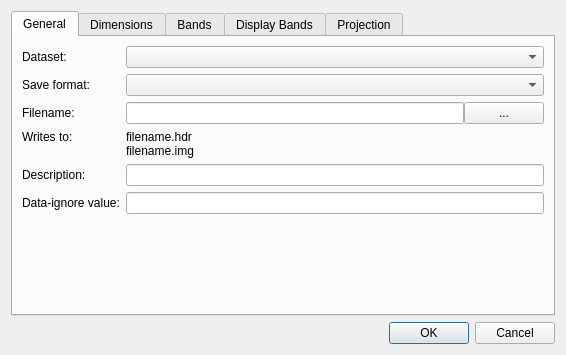
<?xml version="1.0" encoding="UTF-8"?>
<ui version="4.0">
 <class>AdvancedSaveDatasetDialog</class>
 <widget class="QDialog" name="AdvancedSaveDatasetDialog">
  <property name="geometry">
   <rect>
    <x>0</x>
    <y>0</y>
    <width>566</width>
    <height>355</height>
   </rect>
  </property>
  <property name="windowTitle">
   <string>Save Dataset - Advanced</string>
  </property>
  <layout class="QGridLayout" name="gridLayout">
   <item row="0" column="0">
    <widget class="QTabWidget" name="tabWidget">
     <property name="currentIndex">
      <number>0</number>
     </property>
     <widget class="QWidget" name="tab_general">
      <attribute name="title">
       <string>General</string>
      </attribute>
      <layout class="QGridLayout" name="gridLayout_4">
       <item row="5" column="0">
        <widget class="QLabel" name="lbl_description">
         <property name="text">
          <string>Description:</string>
         </property>
         <property name="buddy">
          <cstring>ledit_description</cstring>
         </property>
        </widget>
       </item>
       <item row="0" column="1">
        <widget class="QComboBox" name="cbox_dataset"/>
       </item>
       <item row="6" column="1">
        <widget class="QLineEdit" name="ledit_data_ignore_value"/>
       </item>
       <item row="6" column="0">
        <widget class="QLabel" name="lbl_data_ignore">
         <property name="text">
          <string>Data-ignore value:</string>
         </property>
         <property name="buddy">
          <cstring>ledit_data_ignore_value</cstring>
         </property>
        </widget>
       </item>
       <item row="1" column="0">
        <widget class="QLabel" name="lbl_save_format">
         <property name="text">
          <string>Save format:</string>
         </property>
         <property name="buddy">
          <cstring>cbox_save_format</cstring>
         </property>
        </widget>
       </item>
       <item row="3" column="0">
        <widget class="QLabel" name="lbl_filenames">
         <property name="text">
          <string>Filename:</string>
         </property>
         <property name="alignment">
          <set>Qt::AlignLeading|Qt::AlignLeft|Qt::AlignVCenter</set>
         </property>
         <property name="buddy">
          <cstring>ledit_filename</cstring>
         </property>
        </widget>
       </item>
       <item row="7" column="0">
        <spacer name="verticalSpacer">
         <property name="orientation">
          <enum>Qt::Vertical</enum>
         </property>
         <property name="sizeHint" stdset="0">
          <size>
           <width>20</width>
           <height>40</height>
          </size>
         </property>
        </spacer>
       </item>
       <item row="1" column="1">
        <widget class="QComboBox" name="cbox_save_format"/>
       </item>
       <item row="3" column="1">
        <widget class="QWidget" name="widget" native="true">
         <layout class="QGridLayout" name="gridLayout_7">
          <property name="leftMargin">
           <number>0</number>
          </property>
          <property name="topMargin">
           <number>0</number>
          </property>
          <property name="rightMargin">
           <number>0</number>
          </property>
          <property name="bottomMargin">
           <number>0</number>
          </property>
          <property name="spacing">
           <number>0</number>
          </property>
          <item row="0" column="0">
           <widget class="QLineEdit" name="ledit_filename"/>
          </item>
          <item row="0" column="1">
           <widget class="QPushButton" name="btn_filename">
            <property name="text">
             <string>...</string>
            </property>
           </widget>
          </item>
         </layout>
        </widget>
       </item>
       <item row="0" column="0">
        <widget class="QLabel" name="lbl_dataset">
         <property name="text">
          <string>Dataset:</string>
         </property>
         <property name="buddy">
          <cstring>cbox_dataset</cstring>
         </property>
        </widget>
       </item>
       <item row="5" column="1">
        <widget class="QLineEdit" name="ledit_description"/>
       </item>
       <item row="4" column="1">
        <widget class="QLabel" name="lbl_filenames_value">
         <property name="text">
          <string>filename.hdr
filename.img</string>
         </property>
         <property name="textFormat">
          <enum>Qt::PlainText</enum>
         </property>
        </widget>
       </item>
       <item row="4" column="0">
        <widget class="QLabel" name="lbl_writes_to">
         <property name="text">
          <string>Writes to:</string>
         </property>
         <property name="alignment">
          <set>Qt::AlignLeading|Qt::AlignLeft|Qt::AlignTop</set>
         </property>
        </widget>
       </item>
      </layout>
     </widget>
     <widget class="QWidget" name="tab_dimensions">
      <attribute name="title">
       <string>Dimensions</string>
      </attribute>
      <layout class="QGridLayout" name="gridLayout_3">
       <item row="2" column="0">
        <spacer name="verticalSpacer_2">
         <property name="orientation">
          <enum>Qt::Vertical</enum>
         </property>
         <property name="sizeHint" stdset="0">
          <size>
           <width>20</width>
           <height>40</height>
          </size>
         </property>
        </spacer>
       </item>
       <item row="0" column="0">
        <widget class="QLabel" name="lbl_src_dims">
         <property name="text">
          <string>Image dimensions:</string>
         </property>
        </widget>
       </item>
       <item row="0" column="1">
        <widget class="QLabel" name="lbl_src_dims_value">
         <property name="text">
          <string>1234 x 5678</string>
         </property>
        </widget>
       </item>
       <item row="1" column="0" colspan="2">
        <widget class="QGroupBox" name="groupBox">
         <property name="title">
          <string>Save a subset of image</string>
         </property>
         <property name="checkable">
          <bool>true</bool>
         </property>
         <property name="checked">
          <bool>false</bool>
         </property>
         <layout class="QGridLayout" name="gridLayout_5">
          <item row="2" column="1">
           <widget class="QSpinBox" name="sbox_width"/>
          </item>
          <item row="0" column="0">
           <widget class="QLabel" name="lbl_left">
            <property name="text">
             <string>Left (X):</string>
            </property>
            <property name="buddy">
             <cstring>sbox_left</cstring>
            </property>
           </widget>
          </item>
          <item row="0" column="1">
           <widget class="QSpinBox" name="sbox_left"/>
          </item>
          <item row="1" column="0">
           <widget class="QLabel" name="lbl_top">
            <property name="text">
             <string>Top (Y):</string>
            </property>
            <property name="buddy">
             <cstring>sbox_top</cstring>
            </property>
           </widget>
          </item>
          <item row="2" column="0">
           <widget class="QLabel" name="lbl_width">
            <property name="text">
             <string>Width:</string>
            </property>
            <property name="buddy">
             <cstring>sbox_width</cstring>
            </property>
           </widget>
          </item>
          <item row="1" column="1">
           <widget class="QSpinBox" name="sbox_top"/>
          </item>
          <item row="3" column="0">
           <widget class="QLabel" name="lbl_height">
            <property name="text">
             <string>Height:</string>
            </property>
            <property name="buddy">
             <cstring>sbox_height</cstring>
            </property>
           </widget>
          </item>
          <item row="3" column="1">
           <widget class="QSpinBox" name="sbox_height"/>
          </item>
         </layout>
        </widget>
       </item>
      </layout>
     </widget>
     <widget class="QWidget" name="tab_bands">
      <attribute name="title">
       <string>Bands</string>
      </attribute>
      <layout class="QGridLayout" name="gridLayout_2">
       <item row="1" column="0">
        <widget class="QLabel" name="lbl_wavelength_units">
         <property name="text">
          <string>Wavelength units:</string>
         </property>
         <property name="buddy">
          <cstring>cbox_wavelength_units</cstring>
         </property>
        </widget>
       </item>
       <item row="1" column="1">
        <widget class="QComboBox" name="cbox_wavelength_units"/>
       </item>
       <item row="0" column="0" colspan="2">
        <widget class="QTableWidget" name="tbl_bands">
         <property name="columnCount">
          <number>3</number>
         </property>
         <attribute name="horizontalHeaderDefaultSectionSize">
          <number>60</number>
         </attribute>
         <attribute name="horizontalHeaderStretchLastSection">
          <bool>true</bool>
         </attribute>
         <attribute name="verticalHeaderStretchLastSection">
          <bool>false</bool>
         </attribute>
         <column>
          <property name="text">
           <string>Include</string>
          </property>
         </column>
         <column>
          <property name="text">
           <string>Bad band</string>
          </property>
         </column>
         <column>
          <property name="text">
           <string>Band name / wavelength</string>
          </property>
         </column>
        </widget>
       </item>
      </layout>
     </widget>
     <widget class="QWidget" name="tab">
      <attribute name="title">
       <string>Display Bands</string>
      </attribute>
      <layout class="QGridLayout" name="gridLayout_8">
       <item row="1" column="1">
        <widget class="QRadioButton" name="radioButton_2">
         <property name="text">
          <string>Grayscale</string>
         </property>
        </widget>
       </item>
       <item row="1" column="0">
        <widget class="QRadioButton" name="radioButton">
         <property name="text">
          <string>RGB</string>
         </property>
        </widget>
       </item>
       <item row="2" column="0" colspan="2">
        <widget class="QStackedWidget" name="stackedWidget">
         <property name="currentIndex">
          <number>0</number>
         </property>
         <widget class="QWidget" name="page">
          <layout class="QGridLayout" name="gridLayout_9" columnstretch="0,1">
           <item row="1" column="1">
            <widget class="QComboBox" name="comboBox_2"/>
           </item>
           <item row="0" column="1">
            <widget class="QComboBox" name="comboBox"/>
           </item>
           <item row="0" column="0">
            <widget class="QLabel" name="label">
             <property name="text">
              <string>Red channel:</string>
             </property>
             <property name="buddy">
              <cstring>comboBox</cstring>
             </property>
            </widget>
           </item>
           <item row="1" column="0">
            <widget class="QLabel" name="label_2">
             <property name="text">
              <string>Green channel:</string>
             </property>
             <property name="buddy">
              <cstring>comboBox_2</cstring>
             </property>
            </widget>
           </item>
           <item row="2" column="0">
            <widget class="QLabel" name="label_3">
             <property name="text">
              <string>Blue channel:</string>
             </property>
             <property name="buddy">
              <cstring>comboBox_3</cstring>
             </property>
            </widget>
           </item>
           <item row="2" column="1">
            <widget class="QComboBox" name="comboBox_3"/>
           </item>
           <item row="4" column="0" colspan="2">
            <spacer name="verticalSpacer_3">
             <property name="orientation">
              <enum>Qt::Vertical</enum>
             </property>
             <property name="sizeHint" stdset="0">
              <size>
               <width>20</width>
               <height>40</height>
              </size>
             </property>
            </spacer>
           </item>
           <item row="3" column="1">
            <widget class="QPushButton" name="pushButton">
             <property name="text">
              <string>Choose visible-light bands</string>
             </property>
            </widget>
           </item>
          </layout>
         </widget>
         <widget class="QWidget" name="page_2">
          <layout class="QGridLayout" name="gridLayout_10">
           <item row="0" column="1">
            <widget class="QComboBox" name="comboBox_4"/>
           </item>
           <item row="0" column="0">
            <widget class="QLabel" name="label_4">
             <property name="text">
              <string>Grayscale channel:</string>
             </property>
             <property name="buddy">
              <cstring>comboBox_4</cstring>
             </property>
            </widget>
           </item>
           <item row="1" column="0" colspan="2">
            <spacer name="verticalSpacer_4">
             <property name="orientation">
              <enum>Qt::Vertical</enum>
             </property>
             <property name="sizeHint" stdset="0">
              <size>
               <width>20</width>
               <height>40</height>
              </size>
             </property>
            </spacer>
           </item>
          </layout>
         </widget>
        </widget>
       </item>
       <item row="0" column="0" colspan="2">
        <widget class="QCheckBox" name="checkBox">
         <property name="text">
          <string>Set default display bands</string>
         </property>
        </widget>
       </item>
      </layout>
     </widget>
     <widget class="QWidget" name="tab_projection">
      <attribute name="title">
       <string>Projection</string>
      </attribute>
      <layout class="QGridLayout" name="gridLayout_6">
       <item row="1" column="0">
        <widget class="QTableWidget" name="tbl_map_info"/>
       </item>
       <item row="3" column="0">
        <widget class="QTextEdit" name="txt_coordinate_system">
         <property name="readOnly">
          <bool>true</bool>
         </property>
        </widget>
       </item>
       <item row="2" column="0">
        <widget class="QLabel" name="lbl_coordinate_system">
         <property name="text">
          <string>Coordinate system:</string>
         </property>
         <property name="buddy">
          <cstring>txt_coordinate_system</cstring>
         </property>
        </widget>
       </item>
       <item row="0" column="0">
        <widget class="QLabel" name="lbl_map_info">
         <property name="text">
          <string>Map info:</string>
         </property>
         <property name="buddy">
          <cstring>tbl_map_info</cstring>
         </property>
        </widget>
       </item>
      </layout>
     </widget>
    </widget>
   </item>
   <item row="1" column="0">
    <widget class="QDialogButtonBox" name="buttonBox">
     <property name="orientation">
      <enum>Qt::Horizontal</enum>
     </property>
     <property name="standardButtons">
      <set>QDialogButtonBox::Cancel|QDialogButtonBox::Ok</set>
     </property>
    </widget>
   </item>
  </layout>
 </widget>
 <tabstops>
  <tabstop>tabWidget</tabstop>
  <tabstop>cbox_dataset</tabstop>
  <tabstop>cbox_save_format</tabstop>
  <tabstop>ledit_filename</tabstop>
  <tabstop>btn_filename</tabstop>
  <tabstop>ledit_description</tabstop>
  <tabstop>ledit_data_ignore_value</tabstop>
  <tabstop>groupBox</tabstop>
  <tabstop>sbox_left</tabstop>
  <tabstop>sbox_top</tabstop>
  <tabstop>sbox_width</tabstop>
  <tabstop>sbox_height</tabstop>
  <tabstop>tbl_bands</tabstop>
  <tabstop>cbox_wavelength_units</tabstop>
  <tabstop>checkBox</tabstop>
  <tabstop>radioButton</tabstop>
  <tabstop>radioButton_2</tabstop>
  <tabstop>comboBox</tabstop>
  <tabstop>comboBox_2</tabstop>
  <tabstop>comboBox_3</tabstop>
  <tabstop>pushButton</tabstop>
  <tabstop>tbl_map_info</tabstop>
  <tabstop>txt_coordinate_system</tabstop>
  <tabstop>comboBox_4</tabstop>
 </tabstops>
 <resources/>
 <connections>
  <connection>
   <sender>buttonBox</sender>
   <signal>accepted()</signal>
   <receiver>AdvancedSaveDatasetDialog</receiver>
   <slot>accept()</slot>
   <hints>
    <hint type="sourcelabel">
     <x>224</x>
     <y>379</y>
    </hint>
    <hint type="destinationlabel">
     <x>157</x>
     <y>274</y>
    </hint>
   </hints>
  </connection>
  <connection>
   <sender>buttonBox</sender>
   <signal>rejected()</signal>
   <receiver>AdvancedSaveDatasetDialog</receiver>
   <slot>reject()</slot>
   <hints>
    <hint type="sourcelabel">
     <x>292</x>
     <y>385</y>
    </hint>
    <hint type="destinationlabel">
     <x>286</x>
     <y>274</y>
    </hint>
   </hints>
  </connection>
 </connections>
</ui>
